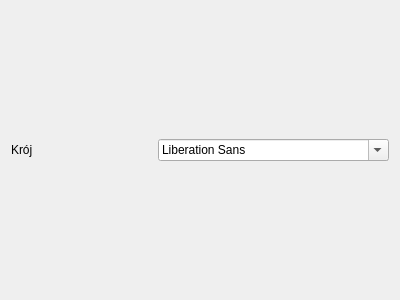
<?xml version="1.0" encoding="UTF-8"?>
<ui version="4.0">
 <class>TextEditOptions</class>
 <widget class="QWidget" name="TextEditOptions">
  <property name="geometry">
   <rect>
    <x>0</x>
    <y>0</y>
    <width>400</width>
    <height>300</height>
   </rect>
  </property>
  <property name="windowTitle">
   <string>Form</string>
  </property>
  <layout class="QGridLayout" name="gridLayout">
   <item row="0" column="0">
    <layout class="QGridLayout" name="gridLayout_2">
     <item row="0" column="1">
      <widget class="QFontComboBox" name="fontComboBox"/>
     </item>
     <item row="0" column="0">
      <widget class="QLabel" name="label">
       <property name="text">
        <string>Krój</string>
       </property>
      </widget>
     </item>
    </layout>
   </item>
  </layout>
 </widget>
 <resources/>
 <connections/>
</ui>
